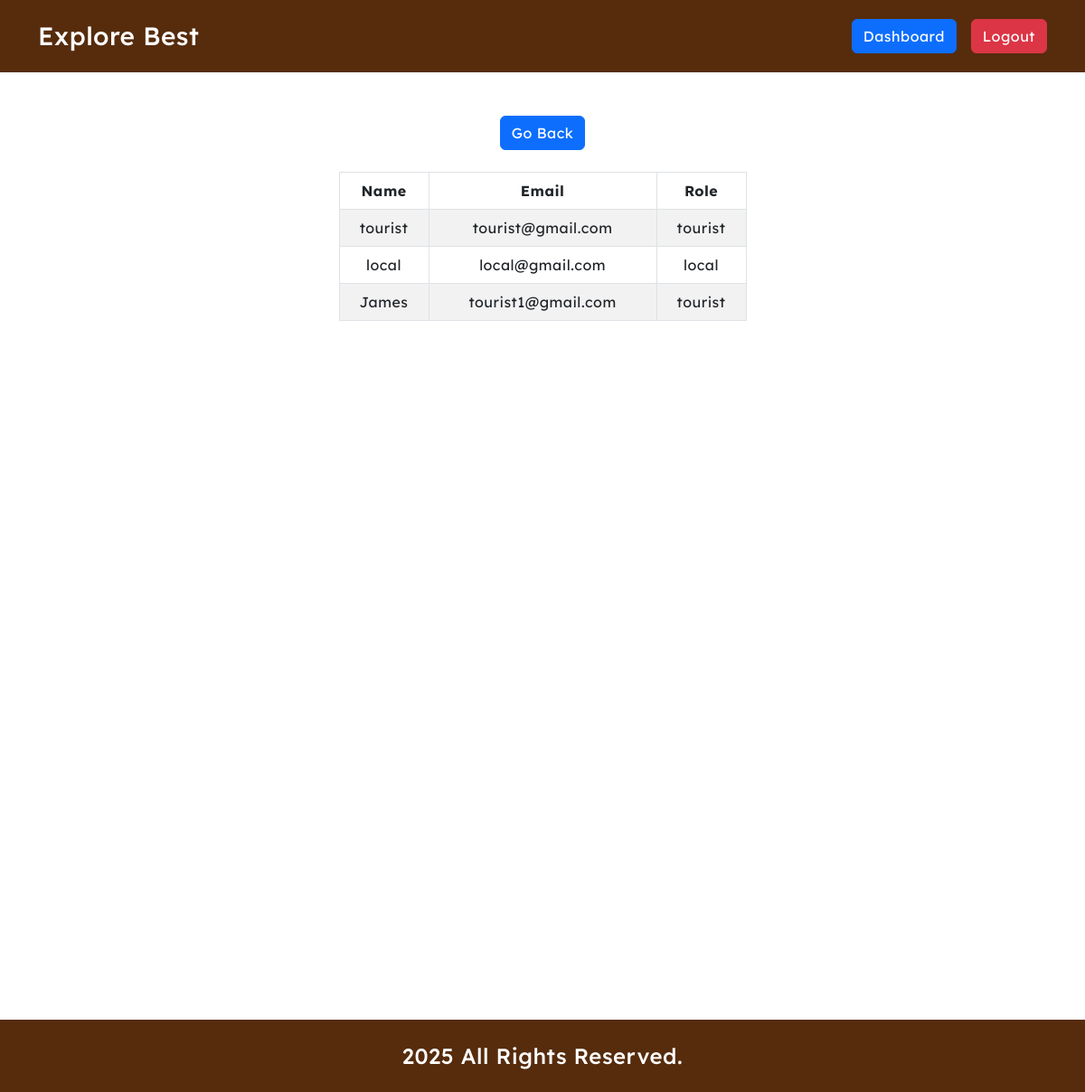
Page /admin_all_users.php (signed in) on the earlier database version.
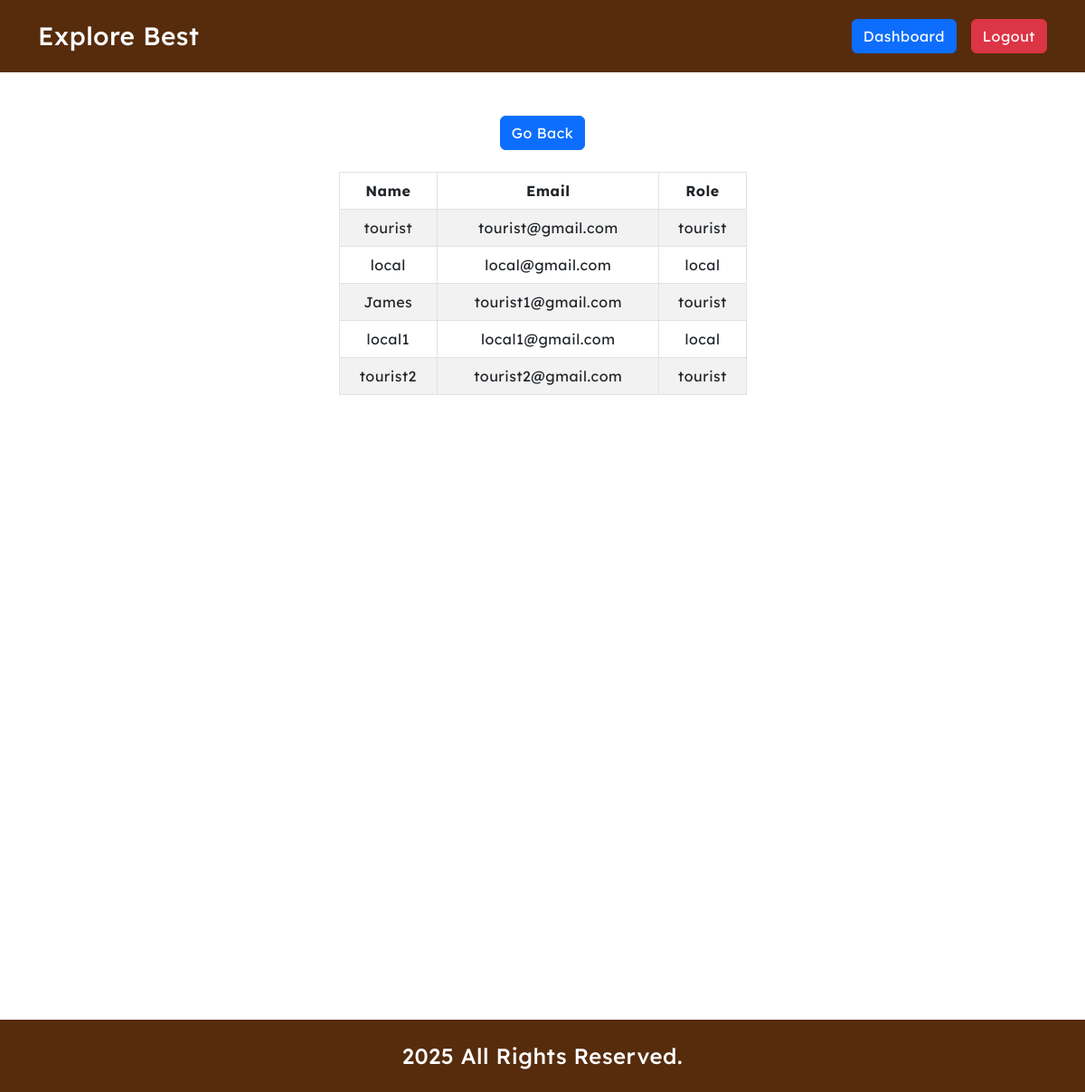
Same page on the later database version.
### tables this page shows
CREATE TABLE `users` (
  `id` int(11) NOT NULL,
  `username` varchar(255) NOT NULL,
  `email` varchar(255) NOT NULL,
  `password` text NOT NULL,
  `role` enum('admin','tourist','local') NOT NULL DEFAULT 'tourist',
  `status` enum('0','1') NOT NULL DEFAULT '1'
);

### admin_all_users.php (the view, shortened to what this page needs)
<?php
require_once 'core/database.php';
?>
<!DOCTYPE html>
<html lang="en">
<head>
    <?php include_once "includes/external_css.php"; ?>
</head>
<body id="adminDashboard">
    <?php include_once "includes/header.php"; ?>
    <main>
        <div class="container my-5">
            <div class="row">
                <div class="col-12">
                    <div class="btn_wrapper d-flex justify-content-center gap-2">
                        <a href="./adminDashboard.php" class="btn btn-primary">Go Back</a>
                    </div>
                </div>
            </div>
            <div class="row mt-4">
                <div class="col-12 col-md-5 mx-auto">
                    <table id="users-table"
                        class="table table-bordered table-striped table-responsive text-center align-middle">
                        <thead>
                            <tr>
                                <th class="text-center">Name</th>
                                <th class="text-center">Email</th>
                                <th class="text-center">Role</th>
                            </tr>
                        </thead>
                        <tbody>
                            <?php
                            $users__Q = $db->query("CALL `get_all_users`()");
                            if ($users__Q->num_rows > 0):
                                while ($type = $users__Q->fetch_object()): ?>
                                    <tr>
                                        <td><?= $type->username ?></td>
                                        <td><?= $type->email ?></td>
                                        <td><?= $type->role ?></td>
                                    </tr>
                                    <?php
                                endwhile;
                            endif;
                            ?>
                        </tbody>
                    </table>
                </div>
            </div>
        </div>
    </main>
    <?php include_once "includes/footer.php"; ?>
</body>
</html>

Differences in the rows shown:
added users: username "local1", email "local1@gmail.com", role "local"
added users: username "tourist2", email "tourist2@gmail.com", role "tourist"
